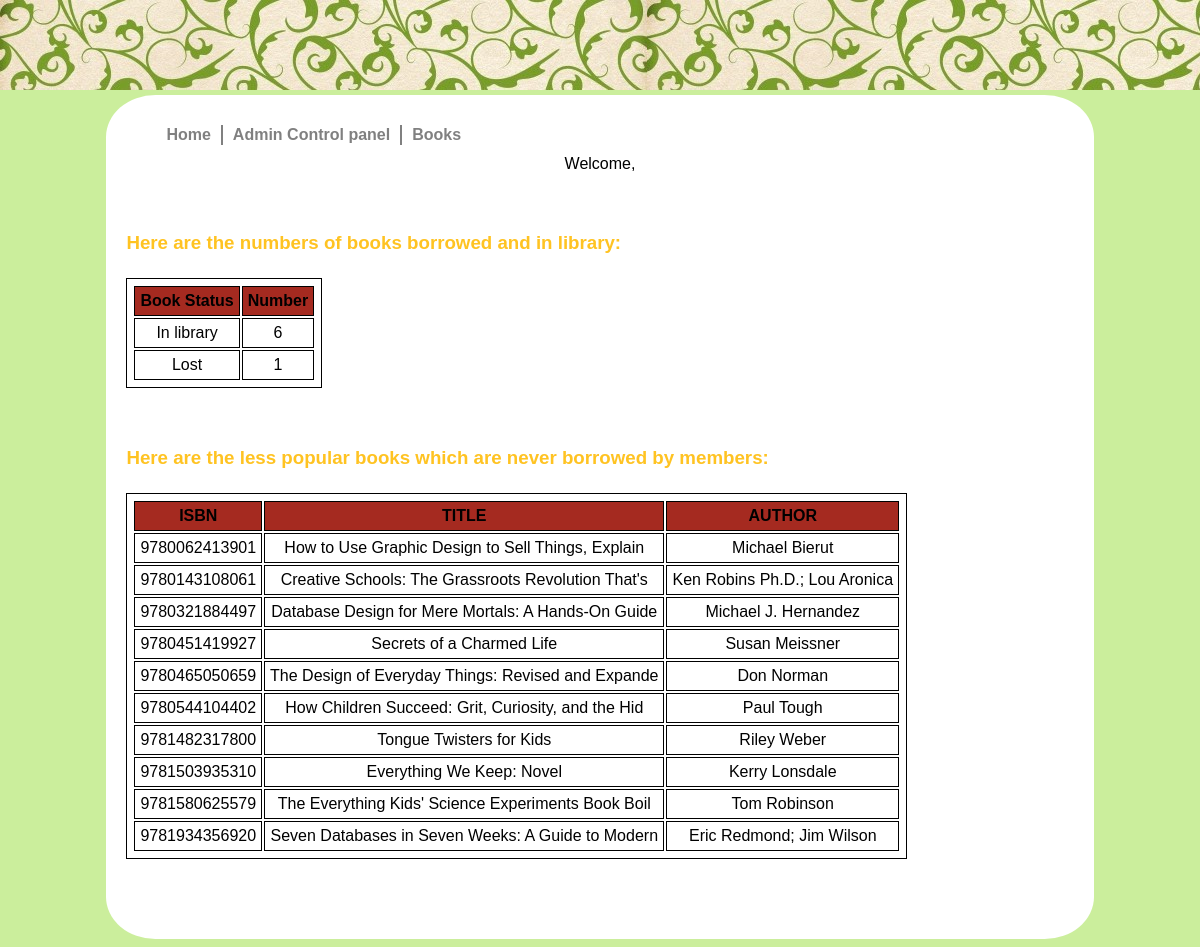
The page /admin/bookstatistics.php on the database as committed earlier.
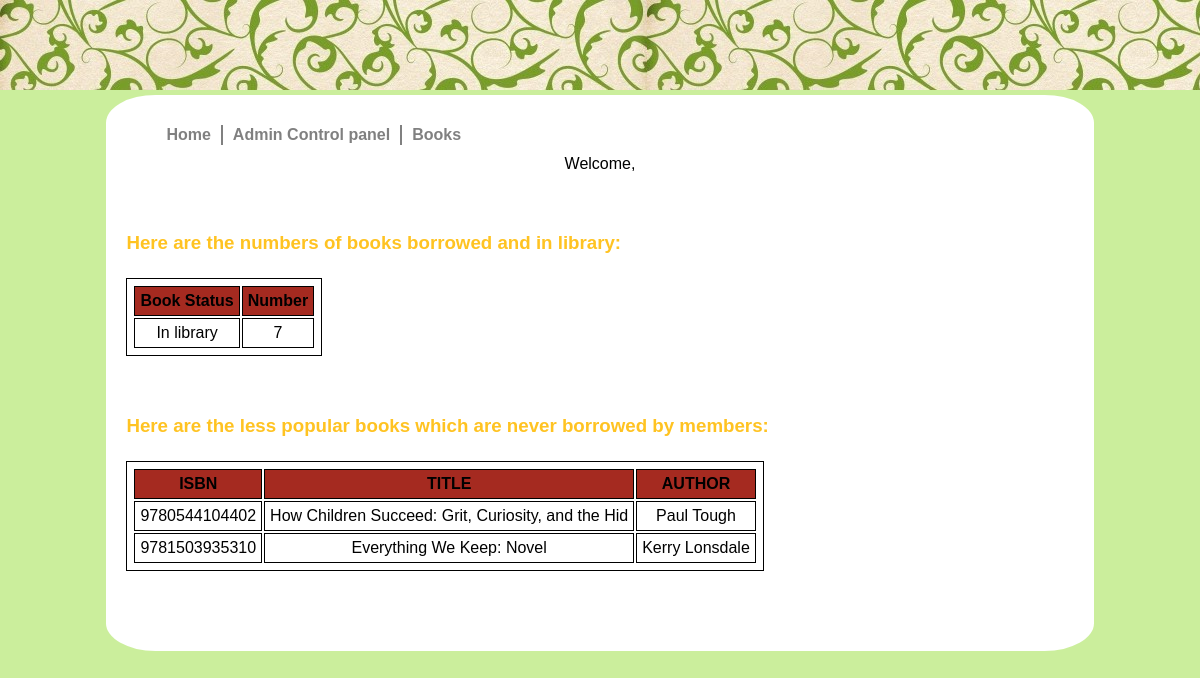
The same page on the database as committed later.
### tables this page shows
CREATE TABLE IF NOT EXISTS Book
(ISBN  			CHAR(13) NOT NULL,
Title  			VARCHAR(50)    ,
Author  		VARCHAR(30),
PublishedDate 	DATE,
Publisher 		VARCHAR(50),
KeyWords 		VARCHAR(20),
copyCount               int,
CONSTRAINT Book PRIMARY KEY (ISBN));

### admin/bookstatistics.php (the view, shortened to what this page needs)
<!DOCTYPE html PUBLIC "-//W3C//DTD XHTML 1.0 Strict//EN" "http://www.w3.org/TR/xhtml1/DTD/xhtml1-strict.dtd">
<html>
<head>
     <link rel="stylesheet" type="text/css" href="../main.css"/>
</head>
<body>
<div id="content">
<ul>
<li><a href="../index.php">Home</a></li>
<li><div class="line"></div></li>
<li><a href="links.php">Admin Control panel</a></li>
<li><div class="line"></div></li>
<li><a href="BookCopy.php">Books</a></li>
</ul></br>
<?php
include '../db.inc.php';
$username = $_COOKIE['mycookie'];
echo "Welcome, $username";
try
{
    $sql =  'SELECT `BookStatus`, count(`BStatusID`) as Number
			FROM bookcopy JOIN bookstatus
			USING (`BStatusID`)
			GROUP BY `BStatusID`';
    $result = $pdo->query($sql);
}
catch (PDOException $e)
{
    $error_message = 'Error fetching books: ' . $e->getMessage();
    include '../messagedispaly/outputMessage.php';
    exit();
}
try
{
  $sql2 =  'SELECT `ISBN`,`Title`,`Author` FROM book WHERE `ISBN` NOT IN (SELECT ISBN FROM borrowes)';
    $result2 = $pdo->query($sql2);
}
catch (PDOException $e)
{
    $error_message = 'Error fetching books: ' . $e->getMessage();
    include '../messagedispaly/outputMessage.php';
    exit();
}
?>
<h3>Here are the numbers of books borrowed and in library:</h3>
<table>
    <TR BGCOLOR=#a52a20>
        <TH>Book Status </TH>
        <TH>Number</TH>
    </TR>
    <?php foreach($result as $booklist1):?>
        <tr>
            <td><?php echo $booklist1['BookStatus'];?></td>
            <td><?php echo $booklist1['Number'];?></td>
        </tr>
    <?php endforeach;?>
</table>
<h3>Here are the less popular books which are never borrowed by members:</h3>
<table>
    <TR BGCOLOR=#a52a20>
        <TH>ISBN</TH>
		<TH>TITLE</TH>
		<TH>AUTHOR</TH>
    </TR>
    <?php foreach($result2 as $booklist2):?>
        <tr>
            <td><?php echo $booklist2['ISBN'];?></td>
			<td><?php echo $booklist2['Title'];?></td>
			<td><?php echo $booklist2['Author'];?></td>
        </tr>
    <?php endforeach;?>
</table>
</div>
</body>
</html>

Rows that differ between the two databases and show on the page:
removed book: ISBN "9780062413901", Title "How to Use Graphic Design to Sell Things, Explain", Author "Michael Bierut"
removed book: ISBN "9780143108061", Title "Creative Schools: The Grassroots Revolution That's", Author "Ken Robins Ph.D.; Lou Aronica"
removed book: ISBN "9780321884497", Title "Database Design for Mere Mortals: A Hands-On Guide", Author "Michael J. Hernandez"
removed book: ISBN "9780451419927", Title "Secrets of a Charmed Life", Author "Susan Meissner"
removed book: ISBN "9780465050659", Title "The Design of Everyday Things: Revised and Expande", Author "Don Norman"
removed book: ISBN "9781482317800", Title "Tongue Twisters for Kids", Author "Riley Weber"
removed book: ISBN "9781580625579", Title "The Everything Kids' Science Experiments Book Boil", Author "Tom Robinson"
removed book: ISBN "9781934356920", Title "Seven Databases in Seven Weeks: A Guide to Modern", Author "Eric Redmond; Jim Wilson"
Other text that changed with them:
new list line: "In library 7"
list line gone: "In library 6"
list line gone: "Lost 1"
